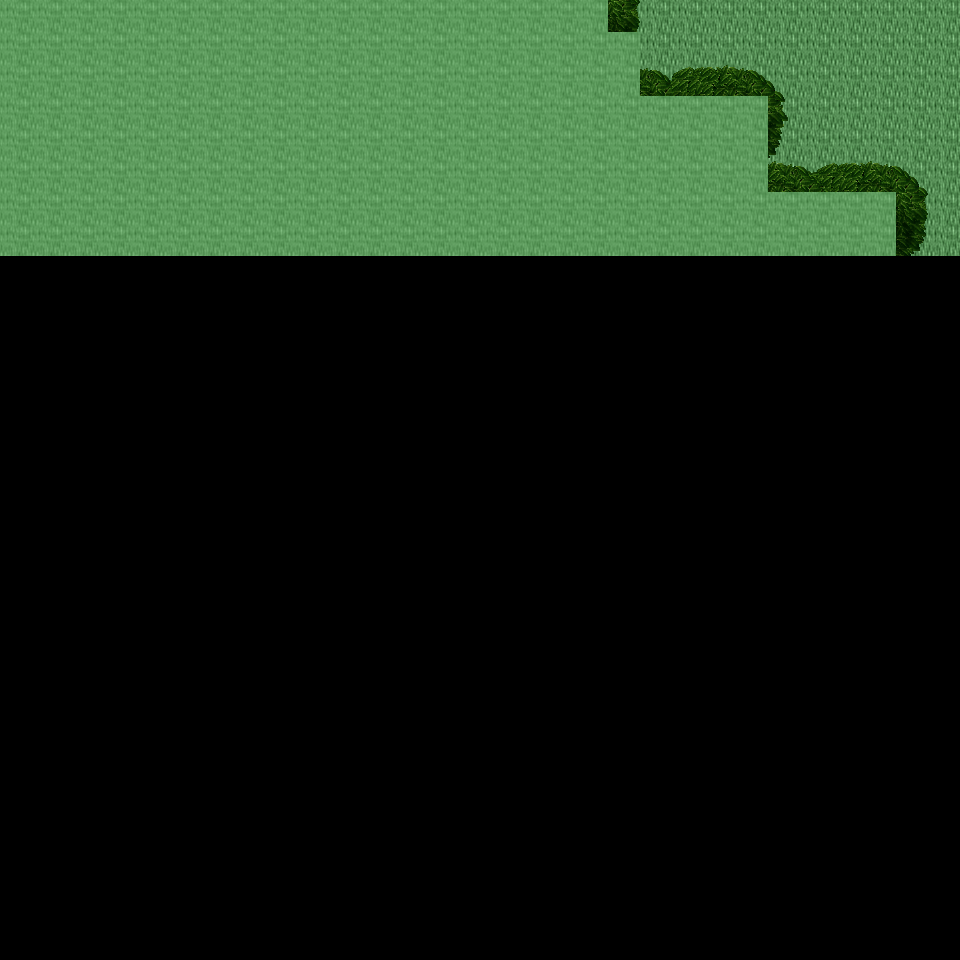

This game map was drawn from its Tiled (.tmx) file and the tilesets committed beside it. A one-line description and the trimmed map source follow:
An orthogonal 30x30 tile map with 32x32 px tiles, 6 tile layers (Ground, Object, Object2, Above, ...), 32 tilesets and 3 objects (3x mapExit).

<map version="1.0" orientation="orthogonal" renderorder="right-down" width="30" height="30" tilewidth="32" tileheight="32" nextobjectid="4">
  <tileset firstgid="1" name="tileset_ground_ground" tilewidth="32" tileheight="32" tilecount="33" columns="3">
    <image source="../drawable/tileset_ground_ground.png" width="96" height="352" />
  </tileset>
  <tileset firstgid="34" name="tileset_building_decoration_floor_sparkle" tilewidth="32" tileheight="32" tilecount="18" columns="3">
    <image source="../drawable/tileset_building_decoration_floor_sparkle.png" width="96" height="192" />
  </tileset>
  <tileset firstgid="52" name="tileset_ground_ladder_steps" tilewidth="32" tileheight="32" tilecount="6" columns="3">
    <image source="../drawable/tileset_ground_ladder_steps.png" width="96" height="64" />
  </tileset>
  <tileset firstgid="58" name="tileset_plant_flower_daisy_yellow" tilewidth="32" tileheight="32" tilecount="8" columns="2">
    <image source="../drawable/tileset_plant_flower_daisy_yellow.png" width="64" height="128" />
  </tileset>
  <tileset firstgid="66" name="tileset_plant_flower_daisy_white" tilewidth="32" tileheight="32" tilecount="8" columns="2">
    <image source="../drawable/tileset_plant_flower_daisy_white.png" width="64" height="128" />
  </tileset>
  <tileset firstgid="74" name="tileset_plant_grasses" tilewidth="32" tileheight="32" tilecount="6" columns="3">
    <image source="../drawable/tileset_plant_grasses.png" width="96" height="64" />
  </tileset>
  <tileset firstgid="80" name="tileset_item_statue_green_stone" tilewidth="32" tileheight="32" tilecount="12" columns="4">
    <image source="../drawable/tileset_item_statue_green_stone.png" width="128" height="96" />
  </tileset>
  <tileset firstgid="92" name="tileset_plant_flower_daisy_red" tilewidth="32" tileheight="32" tilecount="8" columns="2">
    <image source="../drawable/tileset_plant_flower_daisy_red.png" width="64" height="128" />
  </tileset>
  <tileset firstgid="100" name="tileset_item_statue_skullpedestal" tilewidth="32" tileheight="32" tilecount="2" columns="1">
    <image source="../drawable/tileset_item_statue_skullpedestal.png" width="32" height="64" />
  </tileset>
  <tileset firstgid="102" name="tileset_plant_tree_tree_darkgreen" tilewidth="32" tileheight="32" tilecount="88" columns="8">
    <image source="../drawable/tileset_plant_tree_tree_darkgreen.png" width="256" height="352" />
  </tileset>
  <tileset firstgid="190" name="tileset_item_corpse_skull_pale" tilewidth="32" tileheight="32" tilecount="2" columns="2">
    <image source="../drawable/tileset_item_corpse_skull_pale.png" width="64" height="32" />
  </tileset>
  <tileset firstgid="192" name="tileset_plant_leaves" tilewidth="32" tileheight="32" tilecount="8" columns="4">
    <image source="../drawable/tileset_plant_leaves.png" width="128" height="64" />
  </tileset>
  <tileset firstgid="200" name="tileset_plant_bush_bushes" tilewidth="32" tileheight="32" tilecount="10" columns="5">
    <image source="../drawable/tileset_plant_bush_bushes.png" width="160" height="64" />
  </tileset>
  <tileset firstgid="210" name="tileset_building_decoration_rocks_2" tilewidth="32" tileheight="32" tilecount="2" columns="1">
    <image source="../drawable/tileset_building_decoration_rocks_2.png" width="32" height="64" />
  </tileset>
  <tileset firstgid="212" name="tileset_object_well" tilewidth="32" tileheight="32" tilecount="4" columns="2">
    <image source="../drawable/tileset_object_well.png" width="64" height="64" />
  </tileset>
  <tileset firstgid="216" name="tileset_plant_stump_stump_green" tilewidth="32" tileheight="32" tilecount="4" columns="2">
    <image source="../drawable/tileset_plant_stump_stump_green.png" width="64" height="64" />
  </tileset>
  <tileset firstgid="220" name="tileset_item_statue_green_stone_3" tilewidth="32" tileheight="32" tilecount="3" columns="1">
    <image source="../drawable/tileset_item_statue_green_stone_3.png" width="32" height="96" />
  </tileset>
  <tileset firstgid="223" name="tileset_ground_rock_pebbles" tilewidth="32" tileheight="32" tilecount="3" columns="1">
    <image source="../drawable/tileset_ground_rock_pebbles.png" width="32" height="96" />
  </tileset>
  <tileset firstgid="226" name="tileset_plant_vine" tilewidth="32" tileheight="32" tilecount="3" columns="1">
    <image source="../drawable/tileset_plant_vine.png" width="32" height="96" />
  </tileset>
  <tileset firstgid="229" name="tileset_plant_tree_tree_green" tilewidth="32" tileheight="32" tilecount="88" columns="8">
    <image source="../drawable/tileset_plant_tree_tree_green.png" width="256" height="352" />
  </tileset>
  <tileset firstgid="317" name="tileset_plant_stump_stump_purple" tilewidth="32" tileheight="32" tilecount="4" columns="2">
    <image source="../drawable/tileset_plant_stump_stump_purple.png" width="64" height="64" />
  </tileset>
  <tileset firstgid="321" name="tileset_building_decoration_rocks" tilewidth="32" tileheight="32" tilecount="6" columns="3">
    <image source="../drawable/tileset_building_decoration_rocks.png" width="96" height="64" />
  </tileset>
  <tileset firstgid="327" name="tileset_logic_creature_rodent" tilewidth="32" tileheight="32" tilecount="8" columns="8">
    <image source="../drawable/tileset_logic_creature_rodent.png" width="256" height="32" />
  </tileset>
  <tileset firstgid="335" name="tileset_logic_portal" tilewidth="32" tileheight="32" tilecount="24" columns="8">
    <image source="../drawable/tileset_logic_portal.png" width="256" height="96" />
  </tileset>
  <tileset firstgid="359" name="tileset_logic_creature_animal" tilewidth="32" tileheight="32" tilecount="32" columns="8">
    <image source="../drawable/tileset_logic_creature_animal.png" width="256" height="128" />
  </tileset>
  <tileset firstgid="391" name="tileset_logic_item_sheepfood" tilewidth="32" tileheight="32" tilecount="1" columns="1">
    <image source="../drawable/tileset_logic_item_sheepfood.png" width="32" height="32" />
  </tileset>
  <tileset firstgid="392" name="tileset_logic_item_resources" tilewidth="32" tileheight="32" tilecount="6" columns="6">
    <image source="../drawable/tileset_logic_item_resources.png" width="192" height="32" />
  </tileset>
  <tileset firstgid="398" name="tileset_logic_creature_gargoyle" tilewidth="32" tileheight="32" tilecount="4" columns="4">
    <image source="../drawable/tileset_logic_creature_gargoyle.png" width="128" height="32" />
  </tileset>
  <tileset firstgid="402" name="tileset_logic_collision" tilewidth="32" tileheight="32" tilecount="1" columns="1">
    <image source="../drawable/tileset_logic_collision.png" width="32" height="32" />
  </tileset>
  <tileset firstgid="403" name="tileset_logic_protection" tilewidth="32" tileheight="32" tilecount="2" columns="2">
    <image source="../drawable/tileset_logic_protection.png" width="64" height="32" />
  </tileset>
  <tileset firstgid="405" name="tileset_ground_grass_2" tilewidth="32" tileheight="32" tilecount="21" columns="3">
    <image source="../drawable/tileset_ground_grass_2.png" width="96" height="224" />
  </tileset>
  <tileset firstgid="426" name="tileset_logic_creature_reptile" tilewidth="32" tileheight="32" tilecount="7" columns="7">
    <image source="../drawable/tileset_logic_creature_reptile.png" width="224" height="32" />
  </tileset>
  <layer name="Ground" width="30" height="30">
    <data>[900 cells, 240 non-empty, 1 distinct tile ids]</data>
  </layer>
  <layer name="Object" width="30" height="30">
    <data>[900 cells, 0 non-empty, 0 distinct tile ids]</data>
  </layer>
  <layer name="Object2" width="30" height="30">
    <data>[900 cells, 0 non-empty, 0 distinct tile ids]</data>
  </layer>
  <layer name="Above" width="30" height="30">
    <data>[900 cells, 202 non-empty, 34 distinct tile ids]</data>
  </layer>
  <layer name="Above2" width="30" height="30">
    <data>[900 cells, 0 non-empty, 0 distinct tile ids]</data>
  </layer>
  <layer name="Walkable" width="30" height="30">
    <data>[900 cells, 187 non-empty, 1 distinct tile ids]</data>
  </layer>
  <objectgroup name="MapEvents">
    <object id="1" name="north" type="mapExit" x="608" y="0" width="352" height="32">
      <properties>
        <property name="map" value="level_0_x122_y79" />
        <property name="x" value="19" />
        <property name="y" value="28" />
      </properties>
    </object>
    <object id="2" name="west" type="mapExit" x="0" y="256" width="32" height="704">
      <properties>
        <property name="map" value="level_0_x121_y80" />
        <property name="x" value="28" />
        <property name="y" value="8" />
      </properties>
    </object>
    <object id="3" name="east" type="mapExit" x="928" y="0" width="32" height="960">
      <properties>
        <property name="map" value="level_0_x123_y80" />
        <property name="x" value="1" />
        <property name="y" value="0" />
      </properties>
    </object>
  </objectgroup>
</map>
